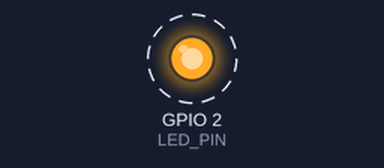
Simulated run of this sketch. Board: ESP32. Parts: output pins drawn as LEDs (lit = HIGH). Dashed ring = blinking. What the sketch prints to the serial monitor is not drawn.

Above: at 0.7 s.
Timing chart, 0 to 3.5 s (numbered marks = the images above):
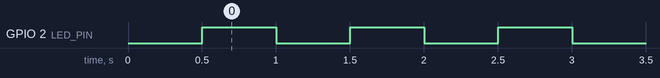

The sketch:

blink_test.ino
```cpp
// Blink test for ESP32 DevKitV1 — verifies compile/upload pipeline
// Blinks the onboard LED (GPIO 2) at 1Hz.

#define LED_PIN 2

void setup() {
    Serial.begin(115200);
    delay(500);
    Serial.println("=== Blink test (ESP32 DevKitV1) ===");
    pinMode(LED_PIN, OUTPUT);
}

void loop() {
    digitalWrite(LED_PIN, HIGH);
    Serial.println("LED ON");
    delay(500);

    digitalWrite(LED_PIN, LOW);
    Serial.println("LED OFF");
    delay(500);
}
```

Measured:
- by itself, GPIO 2 (LED_PIN): alternates HIGH for 0.50 s and LOW for 0.50 s
